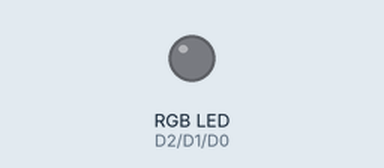
A sketch run on a simulated ESP8266 (NodeMCU). On the bench: an RGB LED mixed from three pins (HIGH = lit).

Above: at 1.0 s.
At 3.0 s:
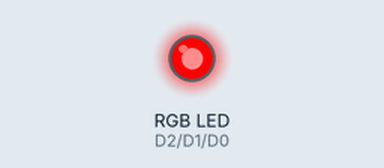
At 5.0 s:
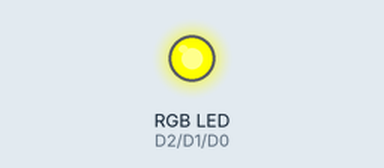
At 7.0 s:
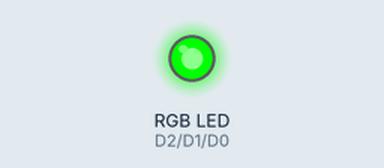
At 11.0 s:
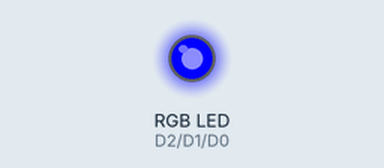
At 15.0 s:
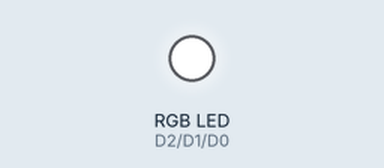
Timing chart, 0 to 18.4 s (numbered marks = the images above):
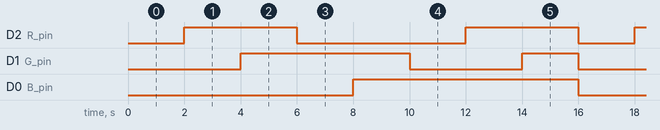

The sketch:

NodeMCU_LED3C_Workshop3.ino
```cpp
#define B_pin D0 //Blue
#define G_pin D1 //Green
#define R_pin D2 //Red
int st_B = 0;
int st_G = 0;
int st_R = 0;
void setup() {
  // put your setup code here, to run once:
  pinMode(B_pin, OUTPUT); // Set pin as output
  pinMode(G_pin, OUTPUT);
  pinMode(R_pin, OUTPUT);
}

void loop() {
  // put your main code here, to run repeatedly:
  displayRGB(0, 0, 0); // Drive RGB LED with 3-bit data
  delay(2000); // Delay 2 seconds
  displayRGB(1, 0, 0);
  delay(2000);
  displayRGB(1, 1, 0);
  delay(2000);
  displayRGB(0, 1, 0);
  delay(2000);
  displayRGB(0, 1, 1);
  delay(2000);
  displayRGB(0, 0, 1);
  delay(2000);
  displayRGB(1, 0, 1);
  delay(2000);
  displayRGB(1, 1, 1);
  delay(2000);
}
void displayRGB(int R, int G, int B)
// Send 3-bit digital data to 3 output pins function
{
  digitalWrite(B_pin, B);
  digitalWrite(G_pin, G);
  digitalWrite(R_pin, R);
}
```

Measured:
- by itself, D2 (R_pin): repeats every 16.0 s: LOW 6.0 s, HIGH 4.0 s, LOW 2.0 s, HIGH 4.0 s
- by itself, D1 (G_pin): LOW → HIGH at 4.0 s, → LOW 6.0 s later, → HIGH 4.0 s later, → LOW 2.0 s later, … (9 changes in this stretch)
- by itself, D0 (B_pin): alternates HIGH for 8.0 s and LOW for 8.0 s
